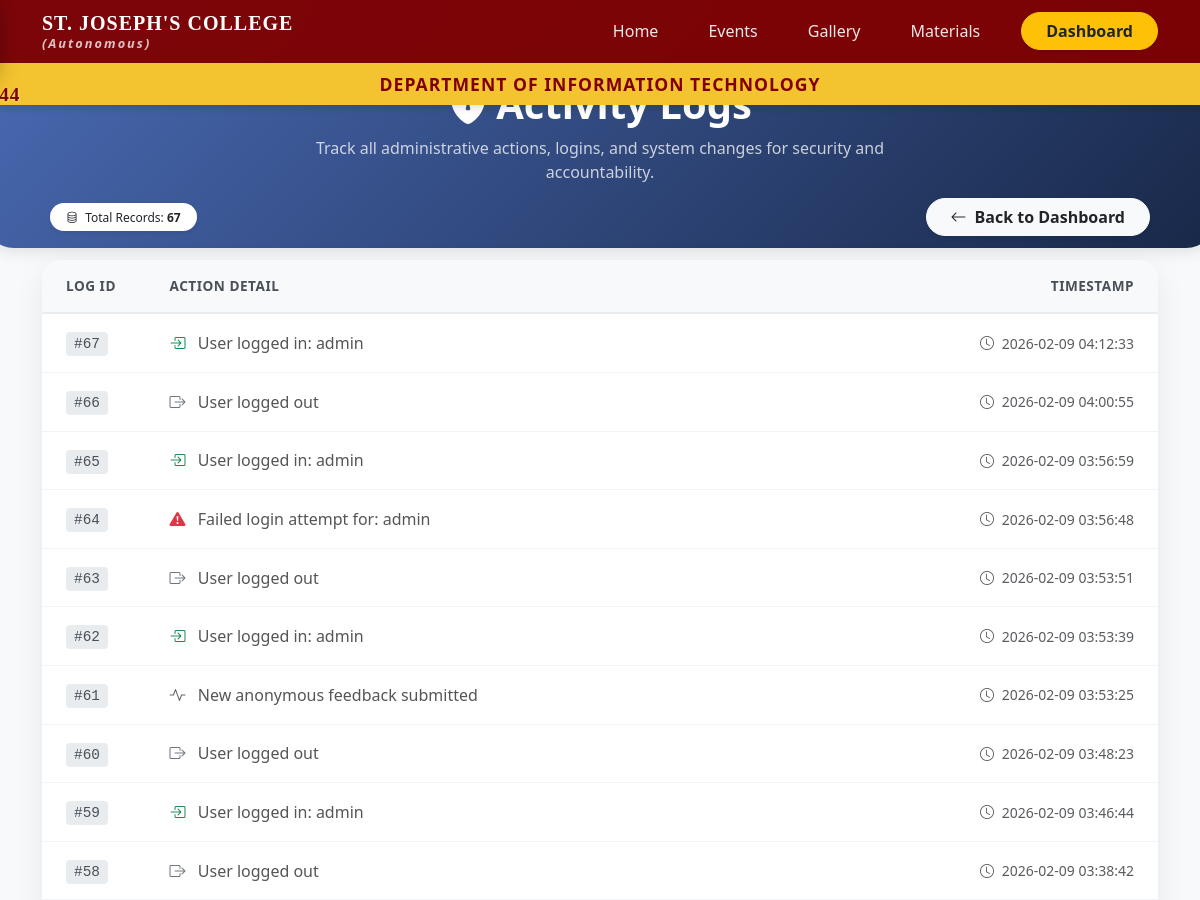
Page /logs (signed in, upper part) on the earlier database version.
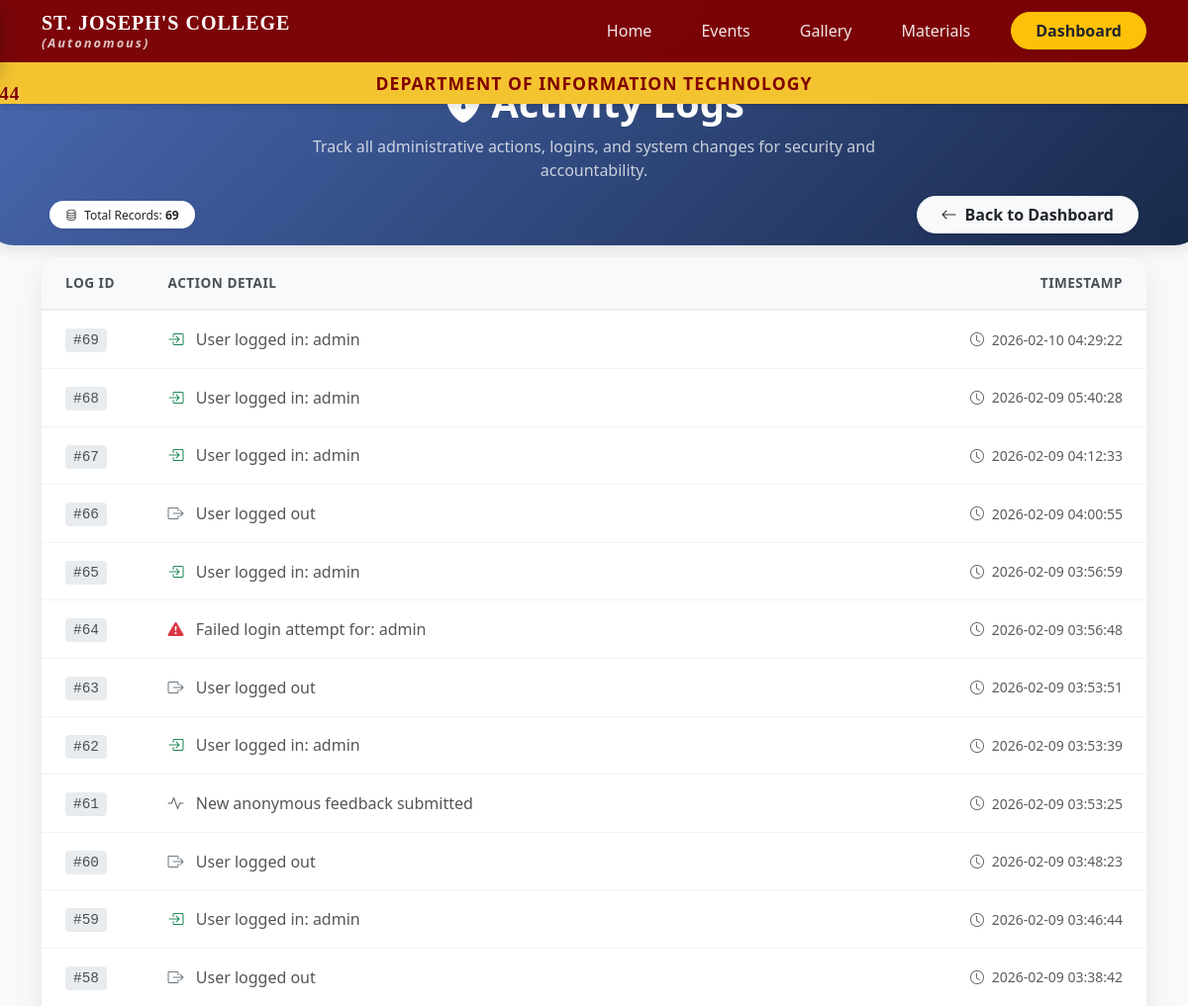
Same page on the later database version.
### tables this page shows
CREATE TABLE activity_logs (
                id INTEGER PRIMARY KEY AUTOINCREMENT,
                action TEXT NOT NULL,
                timestamp TIMESTAMP DEFAULT CURRENT_TIMESTAMP
            );

### app.py (the view)
@app.route('/logs')
def view_logs():
    if not session.get('admin'): return redirect(url_for('login'))
    conn = get_db_connection()
    try:
        logs = conn.execute('SELECT * FROM activity_logs ORDER BY timestamp DESC').fetchall()
    except:
        logs = []
    conn.close()
    return render_template('logs.html', logs=logs)

### app.py (called while the page is built)
def get_db_connection():
    conn = sqlite3.connect(DB_PATH)
    conn.row_factory = sqlite3.Row
    return conn

### templates/logs.html (shortened to what this page needs)
{% extends "base.html" %}
{% block content %}
<div class="logs-header text-center">
    <div class="container">
        <h1 class="fw-bold mb-2">Activity Logs</h1>
        <p class="opacity-75 mb-0" style="max-width: 600px; margin: 0 auto;">
            Track all administrative actions, logins, and system changes for security and accountability.
        </p>
    </div>
</div>
<div class="container pb-5" style="margin-top: -50px;">
    <div class="d-flex justify-content-between align-items-center mb-4 px-2">
        <span class="badge bg-white text-dark shadow-sm px-3 py-2 rounded-pill fw-normal">
            <i class="bi bi-database me-1"></i> Total Records: <strong>{{ logs|length }}</strong>
        </span>
        <a href="{{ url_for('dashboard') }}" class="btn btn-light shadow-sm rounded-pill px-4 fw-bold text-dark">
            <i class="bi bi-arrow-left me-2"></i>Back to Dashboard
        </a>
    </div>
    <div class="card logs-card bg-white">
        <div class="card-body p-0">
            <div class="table-responsive">
                <table class="table table-hover mb-0">
                    <thead>
                        <tr>
                            <th class="ps-4" style="width: 10%">Log ID</th>
                            <th style="width: 65%">Action Detail</th>
                            <th class="text-end pe-4" style="width: 25%">Timestamp</th>
                        </tr>
                    </thead>
                    <tbody>
                        {% for log in logs %}
                        <tr>
                            <td class="ps-4">
                                <span class="id-badge">#{{ log.id }}</span>
                            </td>
                            <td>
                                {% if 'logged in' in log.action %}
                                    <i class="bi bi-box-arrow-in-right text-success me-2"></i>
                                {% elif 'logged out' in log.action %}
                                    <i class="bi bi-box-arrow-right text-secondary me-2"></i>
                                {% elif 'Failed' in log.action %}
                                    <i class="bi bi-exclamation-triangle-fill text-danger me-2"></i>
                                {% elif 'Added' in log.action or 'Uploaded' in log.action %}
                                    <i class="bi bi-plus-circle-fill text-primary me-2"></i>
                                {% elif 'Deleted' in log.action %}
                                    <i class="bi bi-trash-fill text-danger me-2"></i>
                                {% else %}
                                    <i class="bi bi-activity text-muted me-2"></i>
                                {% endif %}
                                <span class="fw-medium">{{ log.action }}</span>
                            </td>
                            <td class="text-end pe-4 text-muted small">
                                <i class="bi bi-clock me-1"></i> {{ log.timestamp }}
                            </td>
                        </tr>
                        {% endfor %}
                    </tbody>
                </table>
            </div>
        </div>
    </div>
</div>
{% endblock %}

### templates/base.html (shortened to what this page needs)
<!DOCTYPE html>
<html lang="en" data-theme="light">
<head>
    <link href="https://cdn.jsdelivr.net/npm/bootstrap@5.3.2/dist/css/bootstrap.min.css" rel="stylesheet">
    <link rel="stylesheet" href="https://cdn.jsdelivr.net/npm/bootstrap-icons@1.11.1/font/bootstrap-icons.css">
    <link href="https://unpkg.com/aos@2.3.1/dist/aos.css" rel="stylesheet">
</head>
<body class="d-flex flex-column min-vh-100">
    <div class="header-fixed-wrapper">
        <nav class="navbar navbar-expand-lg navbar-dark navbar-custom">
            <div class="container">
                <a class="navbar-brand d-flex align-items-center ms-auto" href="{{ url_for('home') }}"
                    style="margin-right: 150px; position: relative;">
                    <div class="logo-container">
                        <img src="{{ url_for('static', filename='uploads/sjc image.png') }}" alt="IT Logo"
                            class="navbar-logo-large">
                        <span class="est-year">Since 1844</span>
                    </div>
                    <div class="d-flex flex-column lh-1 brand-text-container">
                        <span class="fs-5 fw-bold text-uppercase"
                            style="letter-spacing: 1px; font-family: 'Times New Roman', serif;">St. Joseph's
                            College</span>
                        <span class="small fst-italic opacity-75 mt-1"
                            style="font-size: 0.8rem; letter-spacing: 2px;">(Autonomous)</span>
                    </div>
                </a>
                <div class="collapse navbar-collapse" id="navbarNav">
                    <ul class="navbar-nav ms-auto align-items-center">
                        <li class="nav-item"><a class="nav-link {{ 'active' if request.endpoint == 'home' }}"
                                href="{{ url_for('home') }}">Home</a></li>
                        <li class="nav-item"><a class="nav-link {{ 'active' if request.endpoint == 'events' }}"
                                href="{{ url_for('events') }}">Events</a></li>
                        <li class="nav-item"><a class="nav-link {{ 'active' if request.endpoint == 'gallery' }}"
                                href="{{ url_for('gallery') }}">Gallery</a></li>
                        <li class="nav-item"><a class="nav-link {{ 'active' if request.endpoint == 'materials' }}"
                                href="{{ url_for('materials') }}">Materials</a></li>
                        {% if session.get('admin') %}
                        <li class="nav-item ms-lg-3">
                            <a class="btn btn-warning text-dark fw-bold rounded-pill px-4 shadow-sm"
                                href="{{ url_for('dashboard') }}">Dashboard</a>
                        </li>
                        {% endif %}
                    </ul>
                </div>
            </div>
        </nav>
        <div class="dept-sub-header">
            DEPARTMENT OF INFORMATION TECHNOLOGY
        </div>
    </div>
    {% block content %}{% endblock %}
</body>
</html>

### templates/base.html (style rules this page uses)
:root { --bg-primary: #f8f9fa; --bg-secondary: #ffffff; --text-primary: #212529; --text-secondary: #6c757d; --card-bg: #ffffff; --card-shadow: rgba(0, 0, 0, 0.1); --border-color: #e9ecef; --footer-bg: #F4C430; --gradient-start: #007bff; --gradient-end: #6f42c1; }
html { overflow-x: hidden; width: 100%; }
body { font-family: 'Segoe UI', Tahoma, Geneva, Verdana, sans-serif; background-color: var(--bg-primary); color: var(--text-primary); display: flex; flex-direction: column; min-height: 100vh; transition: background-color 0.3s ease, color 0.3s ease; overflow-x: hidden; width: 100%; position: relative; }
.header-fixed-wrapper { position: fixed; top: 0; width: 100%; z-index: 1060; }
.navbar-custom { background: rgba(128, 0, 0, 0.95) !important; backdrop-filter: blur(10px); width: 100%; border-bottom: none; position: relative; z-index: 1060; }
.dept-sub-header { background-color: var(--footer-bg); color: #800000; text-align: center; padding: 8px 0; font-weight: 700; font-size: 1.1rem; text-transform: uppercase; letter-spacing: 1px; box-shadow: 0 4px 6px rgba(0, 0, 0, 0.1); position: relative; z-index: 1055; }
.navbar-brand { font-weight: 700; letter-spacing: 1px; }
.nav-link { font-weight: 500; color: rgba(255, 255, 255, 0.9) !important; transition: all 0.3s; margin: 0 5px; border-radius: 20px; padding: 8px 20px !important; }
.navbar-logo-large { height: 120px !important; width: 120px !important; object-fit: contain; filter: drop-shadow(0 4px 10px rgba(0, 0, 0, 0.3)); transition: all 0.3s ease; }
.logo-container { position: absolute; top: 50%; left: -130px; transform: translateY(-40%); z-index: 1100; display: flex; flex-direction: column; align-items: center; }
.est-year { color: #800000; font-family: 'Brush Script MT', cursive; font-size: 1.2rem; font-weight: bold; text-shadow: 1px 1px 2px rgba(255, 255, 255, 0.4); margin-top: -18px; letter-spacing: 1px; white-space: nowrap; }
.brand-text-container { transition: all 0.3s ease; }

### templates/logs.html (style rules this page uses)
.logs-header { background: linear-gradient(135deg, #4b6cb7 0%, #182848 100%); color: white; padding: 6rem 0 4rem 0; margin: -1rem -1rem 0 -1rem; border-radius: 0 0 30px 30px; box-shadow: 0 4px 15px rgba(0,0,0,0.1); }
.logs-card { border: none; border-radius: 20px; box-shadow: 0 10px 30px rgba(0,0,0,0.08); overflow: hidden; }
.table thead th { background-color: #f8f9fa; color: #495057; font-weight: 700; text-transform: uppercase; font-size: 0.85rem; letter-spacing: 0.5px; border-bottom: 2px solid #e9ecef; padding: 1rem; }
.table tbody td { padding: 1rem; vertical-align: middle; color: #555; border-bottom: 1px solid #f1f3f5; }
.id-badge { background: #e9ecef; color: #495057; font-family: monospace; padding: 4px 8px; border-radius: 4px; font-size: 0.9rem; }

Differences in the rows shown:
added activity_logs: id "69", action "User logged in: admin", timestamp "2026-02-10 04:29:22"
added activity_logs: id "68", action "User logged in: admin", timestamp "2026-02-09 05:40:28"
Other differences:
{{ logs|length }}: "67" → "69"
